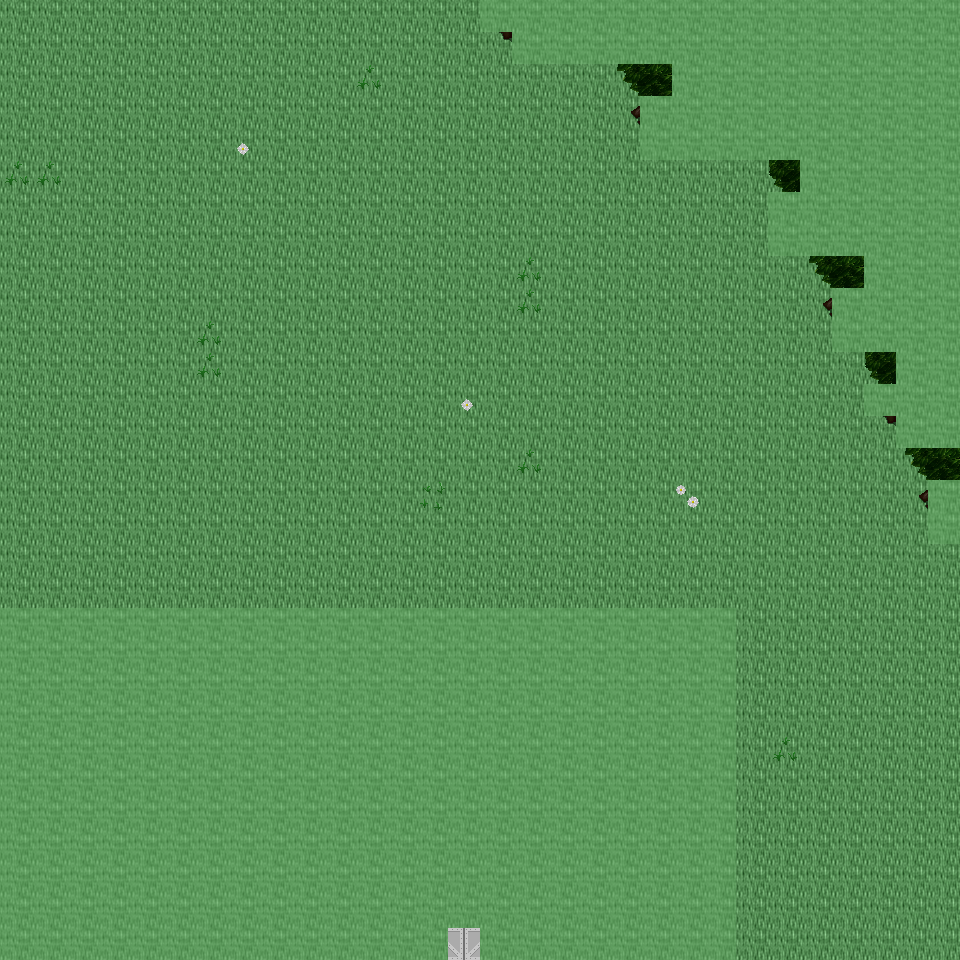

A 2D game scene composited from a Tiled map and its tileset images. What follows is a short description and the map's XML, with each tile layer's data collapsed to a summary:
An orthogonal 30x30 tile map with 32x32 px tiles, 6 tile layers (Ground, Object, Object2, Above, ...), 26 tilesets and 6 objects (6x mapExit).

<map version="1.0" orientation="orthogonal" renderorder="right-down" width="30" height="30" tilewidth="32" tileheight="32" nextobjectid="7">
  <tileset firstgid="1" name="tileset_ground_ground" tilewidth="32" tileheight="32" tilecount="33" columns="3">
    <image source="../drawable/tileset_ground_ground.png" width="96" height="352" />
  </tileset>
  <tileset firstgid="34" name="tileset_building_castle" tilewidth="32" tileheight="32" tilecount="320" columns="20">
    <image source="../drawable/tileset_building_castle.png" width="640" height="512" />
  </tileset>
  <tileset firstgid="354" name="tileset_plant_flower_daisy_white" tilewidth="32" tileheight="32" tilecount="8" columns="2">
    <image source="../drawable/tileset_plant_flower_daisy_white.png" width="64" height="128" />
  </tileset>
  <tileset firstgid="362" name="tileset_ground_mud_patch" tilewidth="32" tileheight="32" tilecount="4" columns="4">
    <image source="../drawable/tileset_ground_mud_patch.png" width="128" height="32" />
  </tileset>
  <tileset firstgid="366" name="tileset_plant_grasses" tilewidth="32" tileheight="32" tilecount="6" columns="3">
    <image source="../drawable/tileset_plant_grasses.png" width="96" height="64" />
  </tileset>
  <tileset firstgid="372" name="tileset_ground_cobbled_paving" tilewidth="32" tileheight="32" tilecount="1" columns="1">
    <image source="../drawable/tileset_ground_cobbled_paving.png" width="32" height="32" />
  </tileset>
  <tileset firstgid="373" name="tileset_plant_bush_bushes" tilewidth="32" tileheight="32" tilecount="10" columns="5">
    <image source="../drawable/tileset_plant_bush_bushes.png" width="160" height="64" />
  </tileset>
  <tileset firstgid="383" name="tileset_ground_grass_edges" tilewidth="32" tileheight="32" tilecount="36" columns="12">
    <image source="../drawable/tileset_ground_grass_edges.png" width="384" height="96" />
  </tileset>
  <tileset firstgid="419" name="tileset_ground_grass_corners" tilewidth="32" tileheight="32" tilecount="24" columns="6">
    <image source="../drawable/tileset_ground_grass_corners.png" width="192" height="128" />
  </tileset>
  <tileset firstgid="443" name="tileset_plant_tree_tree_darkgreen" tilewidth="32" tileheight="32" tilecount="88" columns="8">
    <image source="../drawable/tileset_plant_tree_tree_darkgreen.png" width="256" height="352" />
  </tileset>
  <tileset firstgid="531" name="tileset_plant_flower_daisy_yellow" tilewidth="32" tileheight="32" tilecount="8" columns="2">
    <image source="../drawable/tileset_plant_flower_daisy_yellow.png" width="64" height="128" />
  </tileset>
  <tileset firstgid="539" name="tileset_plant_flower_daisy_red" tilewidth="32" tileheight="32" tilecount="8" columns="2">
    <image source="../drawable/tileset_plant_flower_daisy_red.png" width="64" height="128" />
  </tileset>
  <tileset firstgid="547" name="tileset_plant_flower_daisy_blue" tilewidth="32" tileheight="32" tilecount="8" columns="2">
    <image source="../drawable/tileset_plant_flower_daisy_blue.png" width="64" height="128" />
  </tileset>
  <tileset firstgid="555" name="tileset_building_fence_fence_chunky" tilewidth="32" tileheight="32" tilecount="21" columns="3">
    <image source="../drawable/tileset_building_fence_fence_chunky.png" width="96" height="224" />
  </tileset>
  <tileset firstgid="576" name="tileset_plant_bush_hedge" tilewidth="32" tileheight="32" tilecount="35" columns="5">
    <image source="../drawable/tileset_plant_bush_hedge.png" width="160" height="224" />
  </tileset>
  <tileset firstgid="611" name="tileset_plant_stump_stump_green" tilewidth="32" tileheight="32" tilecount="4" columns="2">
    <image source="../drawable/tileset_plant_stump_stump_green.png" width="64" height="64" />
  </tileset>
  <tileset firstgid="615" name="tileset_plant_stump_stump_brown" tilewidth="32" tileheight="32" tilecount="4" columns="2">
    <image source="../drawable/tileset_plant_stump_stump_brown.png" width="64" height="64" />
  </tileset>
  <tileset firstgid="619" name="tileset_logic_item_resources" tilewidth="32" tileheight="32" tilecount="6" columns="6">
    <image source="../drawable/tileset_logic_item_resources.png" width="192" height="32" />
  </tileset>
  <tileset firstgid="625" name="tileset_logic_portal" tilewidth="32" tileheight="32" tilecount="24" columns="8">
    <image source="../drawable/tileset_logic_portal.png" width="256" height="96" />
  </tileset>
  <tileset firstgid="649" name="tileset_logic_creature_mummy" tilewidth="32" tileheight="32" tilecount="2" columns="2">
    <image source="../drawable/tileset_logic_creature_mummy.png" width="64" height="32" />
  </tileset>
  <tileset firstgid="651" name="tileset_logic_creature_animal" tilewidth="32" tileheight="32" tilecount="32" columns="8">
    <image source="../drawable/tileset_logic_creature_animal.png" width="256" height="128" />
  </tileset>
  <tileset firstgid="683" name="tileset_logic_collision" tilewidth="32" tileheight="32" tilecount="1" columns="1">
    <image source="../drawable/tileset_logic_collision.png" width="32" height="32" />
  </tileset>
  <tileset firstgid="684" name="tileset_ground_grass_2" tilewidth="32" tileheight="32" tilecount="21" columns="3">
    <image source="../drawable/tileset_ground_grass_2.png" width="96" height="224" />
  </tileset>
  <tileset firstgid="705" name="tileset_logic_protection" tilewidth="32" tileheight="32" tilecount="2" columns="2">
    <image source="../drawable/tileset_logic_protection.png" width="64" height="32" />
  </tileset>
  <tileset firstgid="707" name="tileset_logic_creature_undead_skeleton" tilewidth="32" tileheight="32" tilecount="6" columns="6">
    <image source="../drawable/tileset_logic_creature_undead_skeleton.png" width="192" height="32" />
  </tileset>
  <tileset firstgid="713" name="tileset_logic_creature_troll" tilewidth="32" tileheight="32" tilecount="4" columns="4">
    <image source="../drawable/tileset_logic_creature_troll.png" width="128" height="32" />
  </tileset>
  <layer name="Ground" width="30" height="30">
    <data>[900 cells, 900 non-empty, 4 distinct tile ids]</data>
  </layer>
  <layer name="Object" width="30" height="30">
    <data>[900 cells, 196 non-empty, 41 distinct tile ids]</data>
  </layer>
  <layer name="Object2" width="30" height="30">
    <data>[900 cells, 33 non-empty, 13 distinct tile ids]</data>
  </layer>
  <layer name="Above" width="30" height="30">
    <data>[900 cells, 84 non-empty, 29 distinct tile ids]</data>
  </layer>
  <layer name="Above2" width="30" height="30">
    <data>[900 cells, 0 non-empty, 0 distinct tile ids]</data>
  </layer>
  <layer name="Walkable" width="30" height="30">
    <data>[900 cells, 347 non-empty, 1 distinct tile ids]</data>
  </layer>
  <objectgroup name="MapEvents">
    <object id="1" name="north" type="mapExit" x="0" y="0" width="480" height="32">
      <properties>
        <property name="map" value="level_0_x104_y76" />
        <property name="x" value="0" />
        <property name="y" value="28" />
      </properties>
    </object>
    <object id="2" name="south" type="mapExit" x="448" y="928" width="32" height="32">
      <properties>
        <property name="map" value="level_0_x104_y78" />
        <property name="x" value="14" />
        <property name="y" value="1" />
      </properties>
    </object>
    <object id="3" name="south2" type="mapExit" x="736" y="928" width="224" height="32">
      <properties>
        <property name="map" value="level_0_x104_y78" />
        <property name="x" value="23" />
        <property name="y" value="1" />
      </properties>
    </object>
    <object id="4" name="west" type="mapExit" x="0" y="0" width="32" height="608">
      <properties>
        <property name="map" value="level_0_x103_y77" />
        <property name="x" value="28" />
        <property name="y" value="0" />
      </properties>
    </object>
    </objectgroup>
</map>
<!-- 2 of 6 objects omitted -->
